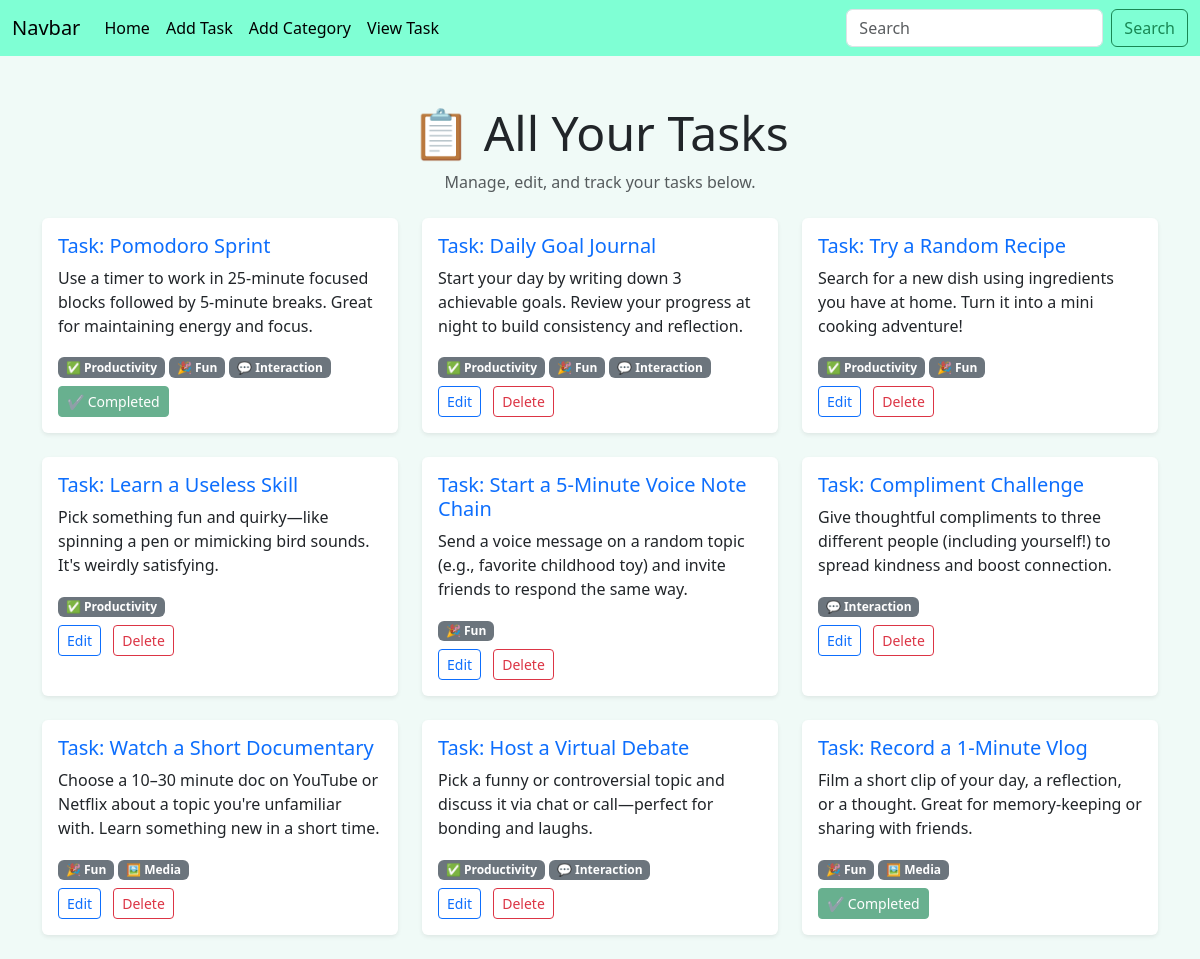
The app's page /add_task/view_task/ with its own data.
### TaskModel/models.py (models this page shows, shortened)
class Task(models.Model):
    taskTitle = models.CharField(max_length=100)
    taskDescription = models.TextField(blank=True, null=True)
    is_completed = models.BooleanField(default=False)
    date_created = models.DateTimeField(auto_now_add=True)
    category = models.ManyToManyField(TaskCategory)

### TaskCategory/models.py (models this page shows, shortened)
class TaskCategory(models.Model):
    task_name = models.CharField(max_length=100 , unique=True)

### TaskModel/views.py (the view)
# urls.py: path("view_task/", views.view_task, name="view_task"),
def view_task(request):
    post = Task.objects.all()
    return render(request, "view_task.html", {"post": post})

### TaskModel/templates/view_task.html
{% extends "base.html" %}
{% block content %}
<div class="container mt-5">
  <div class="text-center mb-4">
    <h1 class="display-5">📋 All Your Tasks</h1>
    <p class="text-muted">Manage, edit, and track your tasks below.</p>
  </div>
  <div class="row">
    {% for p in post %}
    <div class="col-md-6 col-lg-4 mb-4 d-flex">
      <div class="card flex-fill shadow-sm border-0">
        <div class="card-body">
          <h5 class="card-title text-primary">Task: {{ p.taskTitle }}</h5>
          <p class="card-text">{{ p.taskDescription }}</p>
          <div class="mb-2">
            {% for i in p.category.all %}
              <span class="badge bg-secondary">{{ i.task_name }}</span>
            {% endfor %}
          </div>
          {% if not p.is_completed %}
            <a href="{% url 'edit_task' p.id %}" class="btn btn-outline-primary btn-sm me-2">Edit</a>
            <a href="{% url 'delete_task' p.id %}" class="btn btn-outline-danger btn-sm">Delete</a>
          {% else %}
            <button class="btn btn-success btn-sm" disabled>✔ Completed</button>
          {% endif %}
        </div>
      </div>
    </div>
    {% empty %}
    <div class="col-12 text-center">
      <p class="text-muted">No tasks found. <a href="{% url 'add_task' %}">Add one now</a>!</p>
    </div>
    {% endfor %}
  </div>
</div>
{% endblock content %}

### templates/base.html (shortened to what this page needs)
{% load static %}
<!DOCTYPE html>
<html lang="en">
  <head>
    <link
      href="https://cdn.jsdelivr.net/npm/bootstrap@5.3.3/dist/css/bootstrap.min.css"
      rel="stylesheet"
    />
    <link rel="stylesheet" href="{% static "style.css" %}" />
  </head>
  <body>
    <nav class="navbar navbar-expand-lg my-nav">
      <div class="container-fluid">
        <a class="navbar-brand" href="{% url "home" %}">Navbar</a>
        <div class="collapse navbar-collapse" id="navbarSupportedContent">
          <ul class="navbar-nav me-auto mb-2 mb-lg-0">
            <li class="nav-item">
              <a class="nav-link active" aria-current="page" href="{% url "home" %}"
                >Home</a
              >
            </li>
            <li class="nav-item">
              <a class="nav-link active" aria-current="page" href="{% url "add_task" %}"
                >Add Task</a
              >
            </li>
            <li class="nav-item">
              <a
                class="nav-link active"
                aria-current="page"
                href="{% url "task_category" %}"
                >Add Category</a
              >
            </li>
            <li class="nav-item">
              <a class="nav-link active" aria-current="page" href="{% url "view_task" %}"
                >View Task</a
              >
            </li>
          </ul>
          <form class="d-flex" role="search">
            <input
              class="form-control me-2"
              type="search"
              placeholder="Search"
              aria-label="Search"
            />
            <button class="btn btn-outline-success" type="submit">
              Search
            </button>
          </form>
        </div>
      </div>
    </nav>
    {% block content %} {% endblock content %}
  </body>
</html>

### static/style.css (style rules this page uses)
body { background-color: rgb(240, 250, 247); }
.my-nav { background-color: aquamarine; }

### records on screen
Task: taskTitle "Pomodoro Sprint", taskDescription "Use a timer to work in 25-minute focused blocks followed by 5-minute breaks. Great for maintaining energy and focus.", is_completed "✔ Completed"
TaskCategory: task_name "✅ Productivity"
TaskCategory: task_name "🎉 Fun"
TaskCategory: task_name "💬 Interaction"
Task: taskTitle "Daily Goal Journal", taskDescription "Start your day by writing down 3 achievable goals. Review your progress at night to build consistency and reflection.", is_completed "Edit"
Task: taskTitle "Try a Random Recipe", taskDescription "Search for a new dish using ingredients you have at home. Turn it into a mini cooking adventure!", is_completed "Edit"
Task: taskTitle "Learn a Useless Skill", taskDescription "Pick something fun and quirky—like spinning a pen or mimicking bird sounds. It's weirdly satisfying.", is_completed "Edit"
Task: taskTitle "Start a 5-Minute Voice Note Chain", taskDescription "Send a voice message on a random topic (e.g., favorite childhood toy) and invite friends to respond the same way.", is_completed "Edit"
Task: taskTitle "Compliment Challenge", taskDescription "Give thoughtful compliments to three different people (including yourself!) to spread kindness and boost connection.", is_completed "Edit"
Task: taskTitle "Watch a Short Documentary", taskDescription "Choose a 10–30 minute doc on YouTube or Netflix about a topic you're unfamiliar with. Learn something new in a short time.", is_completed "Edit"
TaskCategory: task_name "🖼️ Media"
Task: taskTitle "Host a Virtual Debate", taskDescription "Pick a funny or controversial topic and discuss it via chat or call—perfect for bonding and laughs.", is_completed "Edit"
Task: taskTitle "Record a 1-Minute Vlog", taskDescription "Film a short clip of your day, a reflection, or a thought. Great for memory-keeping or sharing with friends.", is_completed "✔ Completed"
